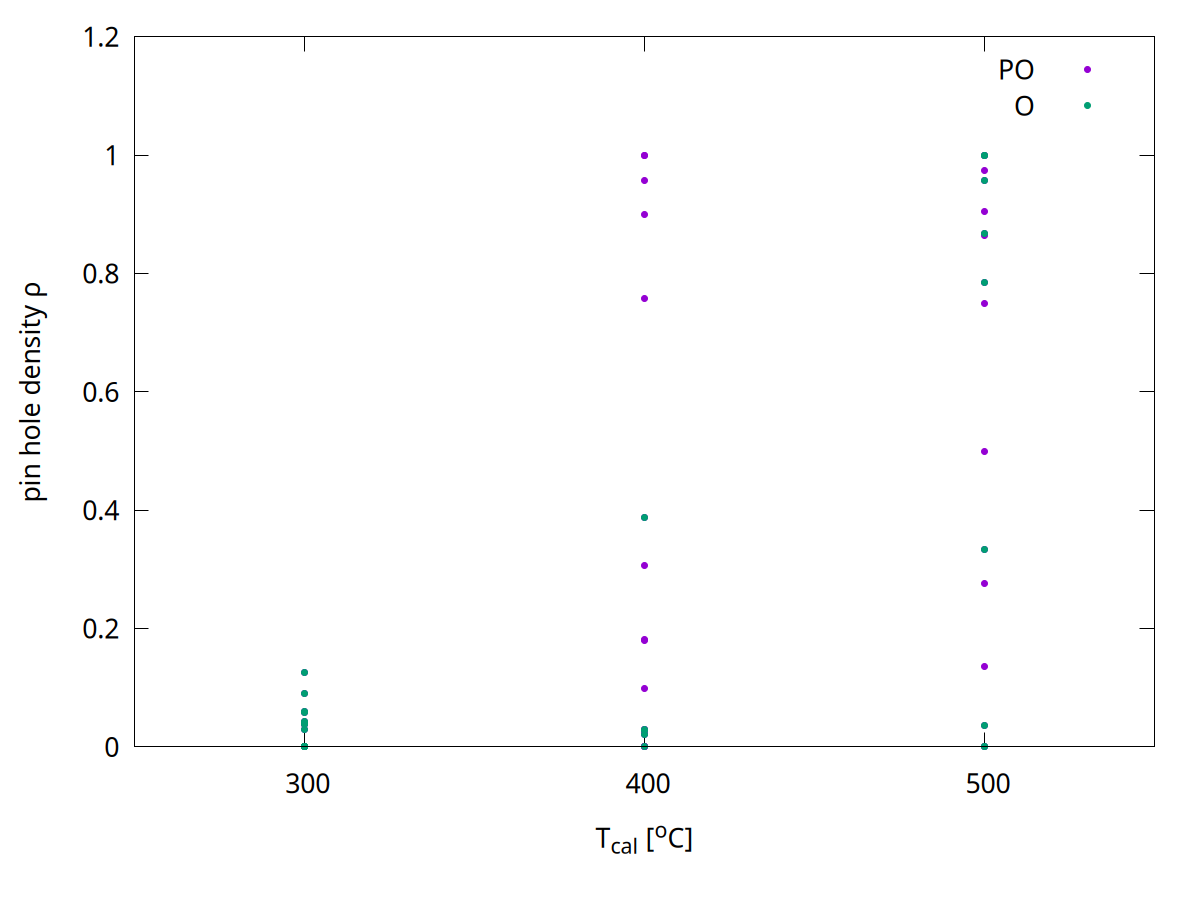

Source code (gnuplot):
#!/usr/bin/gnuplot 

set term pngcairo size 1200, 900 font ",20"
set out "phd-tcal.png"
#set term svg
#set out "phd-tcal.svg"
#filename="../../db_final.sorted.tsv"
filename="../../db_final.tsv"
filename="../../gen.tsv"
filename="../../db_final.gen.tsv"
width=2
set xlabel "T_{cal} [^oC]"
set ylabel "pin hole density {/Symbol r}"
set xrange [250:550]
set yrange [0:1.2]
set xtics 300,100

#plot filename u 13:5 pt 7 notitle

plot "../../db_final.tsv" u 12:4 pt 7 t "PO" ,\
    filename u 13:5 pt 7 t "O"

#pause -1
